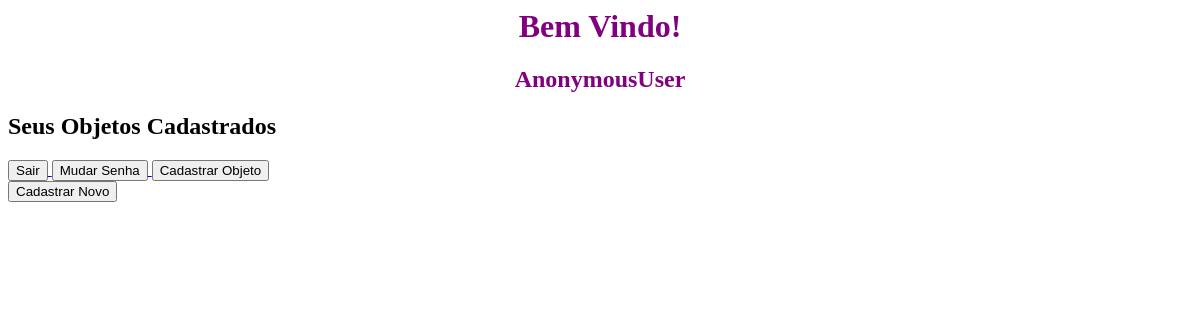
Page /central/ on the earlier database version.
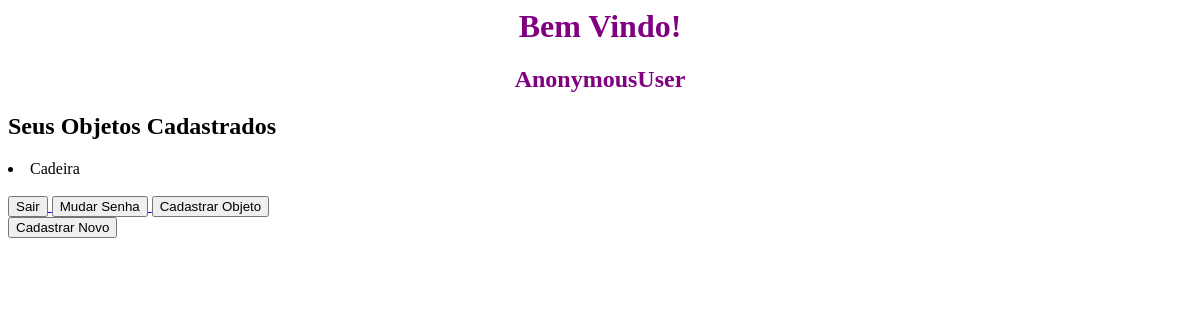
Same page on the later database version.
### core/models.py (models this page shows)
class CadastrarObjeto(models.Model):
    nome = models.CharField(max_length=200)
    dono = models.OneToOneField(User, verbose_name= "Dono")
    descricao = models.TextField()

### core/views.py (the view)
# urls.py: url(r'central/$', views.central),
def central(request):
    lista_notas = CadastrarObjeto.objects.all().order_by('nome')
    return render(request, 'central.html', {'notas': lista_notas})

### core/templates/central.html (shortened to what this page needs)
<p><center><h1 style="color:purple;" >Bem Vindo!</center></h1></p>
<p><center><h2 style="color:purple;" >{{user}}</center></h2></p>
<h2>Seus Objetos Cadastrados</h2>
{% for nota in notas %}
	<li>{{ nota.nome }}</li>
{% endfor %}
<a href="{%url 'logout'%}"><button>Sair</button>
<a href="{%url 'passwordReset'%}"><button>Mudar Senha</button>
<a href="{%url 'criarobj'%}"><button>Cadastrar Objeto</button>
<form class="form" method="post">
  <button type="submit" >Cadastrar Novo</button>
</form>

Differences in the rows shown:
added CadastrarObjeto: nome "Cadeira"
